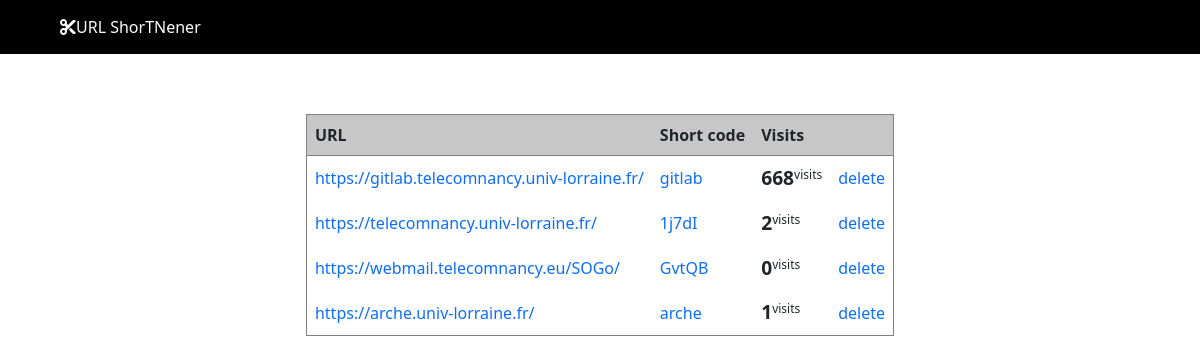
The page /display on the database its author committed.
### tables this page shows
CREATE TABLE "url"
(
    id     INTEGER not null
        primary key autoincrement,
    url    VARCHAR(100),
    name   VARCHAR(50),
    visits INT
);

### app.py (the view)
@app.route('/display', methods=['GET'])
def display():
    conn = get_db().cursor()
    data = conn.execute('SELECT * FROM url').fetchall()
    conn.close()
    return render_template('display.html', data=data)

### app.py (called while the page is built)
def get_db():
    db = getattr(g, '_database', None)
    if db is None:
        db = g._database = sqlite3.connect(DATABASE)
    return db

@app.teardown_appcontext
def close_connection(exception):
    db = getattr(g, '_database', None)
    if db is not None:
        db.close()

### templates/display.html (shortened to what this page needs)
{% extends 'template.html' %}
{% block content %}
    <div class="header">
        <i class="fa-solid fa-scissors" style="color: white"></i><a href="{{ url_for('display') }}">URL ShorTNener</a>
    </div>
    <div class="tab table table-bordered">
        <table>
        <thead>
            <tr>
                <th>URL</th>
                <th>Short code</th>
                <th>Visits</th>
                <th></th>
            </tr>
        </thead>
        <tbody>
        {% for i in range(data | length) %}
            <tr>
                <td><a href="{{ url_for('raccourci', short_code=data[i][2]) }}">{{ data[i][1] }}</a></td>
                <td><a href="{{ url_for('raccourci', short_code=data[i][2]) }}">{{ data[i][2] }}</a></td>
                <td><span class="number">{{ data[i][3] }}</span><sup>visits</sup></td>
                <td><a href="{{ url_for('delete', short_code=data[i][2]) }}">delete</a></td>
            </tr>
        {% endfor %}
        </tbody>
        </table>
    </div>
{% endblock %}

### templates/template.html (shortened to what this page needs)
<!DOCTYPE html>
<html lang="en">
<head>
    <link rel="stylesheet" href="https://cdn.jsdelivr.net/npm/bootstrap@5.2.2/dist/css/bootstrap.min.css">
    <link rel="stylesheet" href="{{ url_for('static', filename='style.css') }}">
    <link rel="stylesheet" href="https://cdnjs.cloudflare.com/ajax/libs/font-awesome/6.2.0/css/all.min.css" />
</head>
<body>
    {% block content %}
    {% endblock %}
</body>
</html>

### static/style.css (style rules this page uses)
.header { background-color: black; padding: 15px 5% 15px; }
.header a { color: white; }
a { text-decoration: none; }
.tab { margin-top: 5%; display: flex; justify-content: center; }
thead { background-color: rgba(128, 128, 128, 0.44); }
td, th { padding: 8px; }
.number { font-size: 1.2em; font-weight: bolder; }

### rows shown on the page
url: url "https://gitlab.telecomnancy.univ-lorraine.fr/", name "gitlab", visits "668"
url: url "https://telecomnancy.univ-lorraine.fr/", name "1j7dI", visits "2"
url: url "https://webmail.telecomnancy.eu/SOGo/", name "GvtQB", visits "0"
url: url "https://arche.univ-lorraine.fr/", name "arche", visits "1"
